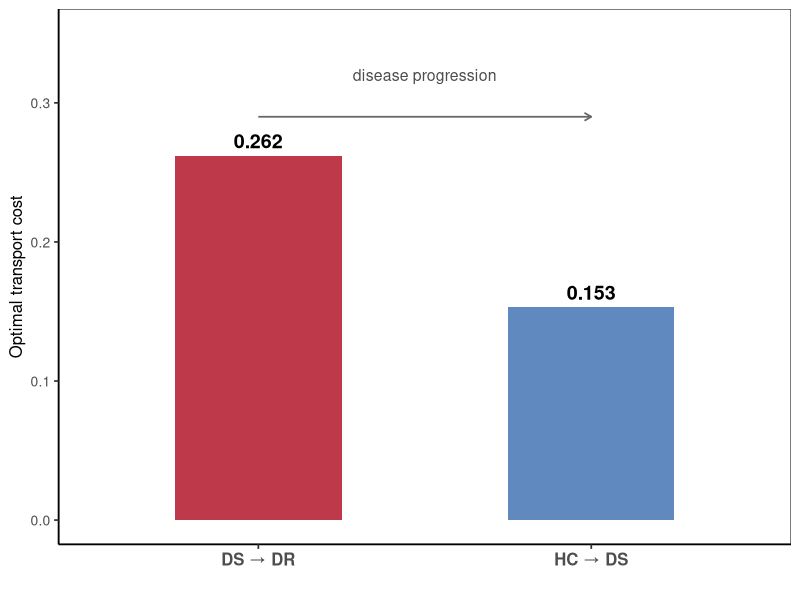

R code for this plot:
suppressMessages({library(ggplot2)})
fig <- "/root/autodl-tmp/R_figures/Fig1_single"
d <- data.frame(transition=c("HC → DS","DS → DR"), cost=c(0.153,0.262), x=c(1,2))
p <- ggplot(d, aes(x=transition, y=cost)) +
  geom_col(fill=c("#4575B4","#B2182B"), width=0.5, alpha=0.85) +
  geom_text(aes(label=sprintf("%.3f", cost)), vjust=-0.5, size=5, fontface="bold") +
  annotate("segment", x=1, xend=2, y=0.29, yend=0.29, arrow=arrow(length=unit(0.2,"cm")), color="grey40", linewidth=0.6) +
  annotate("text", x=1.5, y=0.32, label="disease progression", size=4, color="grey30") +
  labs(x="", y="Optimal transport cost") +
  ylim(0, 0.35) +
  theme_classic(base_size=13) +
  theme(axis.text.x=element_text(size=12, face="bold"),
        axis.text.y=element_text(size=10),
        axis.title.y=element_text(size=12),
        panel.border=element_rect(fill=NA, color="grey30", linewidth=0.5))
ggsave(file.path(fig,"Fig1E_moscot_transition.png"), p, width=6.5, height=5, dpi=300)
cat("Fig1E 完成\n")
